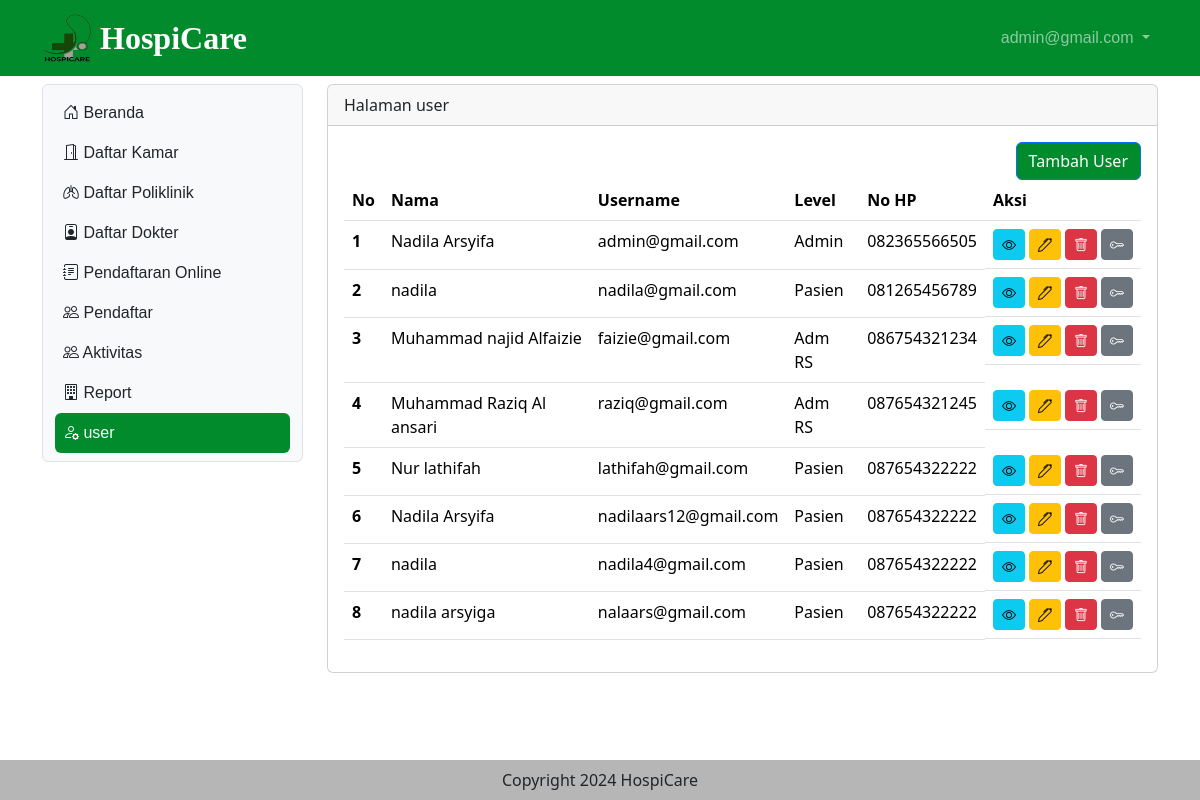
The page /projeck_baru_hospicare/user (signed in) on the database its author committed.
### tables this page shows
CREATE TABLE IF NOT EXISTS `tb_user` (
  `id` int NOT NULL AUTO_INCREMENT,
  `nama` varchar(200) DEFAULT NULL,
  `username` varchar(200) DEFAULT NULL,
  `password` varchar(200) DEFAULT NULL,
  `level` int DEFAULT NULL,
  `nohp` varchar(20) DEFAULT NULL,
  `alamat` varchar(100) DEFAULT NULL,
  `foto` varchar(50) DEFAULT NULL,
  PRIMARY KEY (`id`)
);

### projeck_baru_hospicare/user.php (the view, shortened to what this page needs)
<?php
include "proses/connect.php";
$query = mysqli_query($conn, "SELECT * FROM tb_user");
while ($record = mysqli_fetch_array($query)) {
    $result[] = $record;
}
?>
<div class="col-lg-9 mt-2">
    <div class="card">
        <div class="card-header">
            Halaman user
        </div>
        <div class="card-body w-100">
            <div class="row">
                <div class="col d-flex justify-content-end">
                    <button class="btn btn-primary" data-bs-toggle="modal" data-bs-target="#modaltambahuser" style="background-color: rgb(2, 139, 44)">Tambah User</button>
                </div>
            </div>
            <?php
            if (empty($result)) {
                echo "Data User tidak ada";
            } else {
            ?>
                <div class="table-responsive">
                    <table class="table table-hover">
                        <thead>
                            <tr>
                                <th scope="col">No</th>
                                <th scope="col">Nama</th>
                                <th scope="col">Username</th>
                                <th scope="col">Level</th>
                                <th scope="col">No HP</th>
                                <th scope="col">Aksi</th>
                            </tr>
                        </thead>
                        <tbody>
                            <?php
                            $no = 1;
                            foreach ($result as $row) {
                            ?>
                                <tr>
                                    <th scope="row"><?php echo $no++ ?></th>
                                    <td><?php echo $row['nama'] ?></td>
                                    <td><?php echo $row['username'] ?></td>
                                    <td><?php echo ($row['level'] == 1) ? 'Admin' : (($row['level'] == 2) ? 'Adm RS' : 'Pasien'); ?></td>
                                    <td><?php echo $row['nohp'] ?></td>
                                    <td class="d-flex">
                                        <button class="btn btn-info btn-sm me-1" data-bs-toggle="modal" data-bs-target="#modalview<?php echo $row['id'] ?>"><i class="bi bi-eye"></i></button>
                                        <button class="btn btn-warning btn-sm me-1" data-bs-toggle="modal" data-bs-target="#modaledit<?php echo $row['id'] ?>"><i class="bi bi-pen"></i></button>
                                        <button class="btn btn-danger btn-sm me-1" data-bs-toggle="modal" data-bs-target="#modaldelete<?php echo $row['id'] ?>"><i class=" bi bi-trash"></i></button>
                                        <button class="btn btn-secondary btn-sm" data-bs-toggle="modal" data-bs-target="#modalresetpassword<?php echo $row['id'] ?>"><i class=" bi bi-key"></i></button>
                                    </td>
                                </tr>
                            <?php
                            }
                            ?>
                        </tbody>
                    </table>
                </div>
            <?php } ?>

### projeck_baru_hospicare/header.php (shortened to what this page needs)
<?php
include "proses/connect.php";
$query = mysqli_query($conn, "SELECT * FROM tb_user WHERE username='$_SESSION[username_hospicare]'");
?>
<nav class="navbar navbar-expand navbar-dark  sticky-top " style="background-color: rgb(2, 139, 44)">
    <div class="container-lg">
        <a class="navbar-brand d-flex align-items-center" href=".">
            <img class="me-2" src="logo6.png" alt="" width="50" height="50">
            <span class=" display-7">HospiCare</span>
        </a>
        <div class="collapse navbar-collapse" id="navbarSupportedContent">
            <ul class="navbar-nav ms-auto mb-2 mb-lg-0">
                <li class="nav-item dropdown">
                    <a class="nav-link dropdown-toggle " href="#" role="button" data-bs-toggle="dropdown" aria-expanded="false">
                        <?php
                        echo $hasil['username'];
                        ?>
                    </a>
                </li>
            </ul>
        </div>
    </div>
</nav>

### projeck_baru_hospicare/style.css (style rules this page uses)
:root { --custom-background-color: rgb(2, 139, 44) !important; }
.navbar-brand { font-family: 'Times New Roman', Times, serif; font-weight: bold; font-size: 24pt; }
.nav-link { font-family: Arial, Helvetica, sans-serif; font-size: 12pt; }
.table { width: 100%; }

### rows shown on the page
tb_user: username "admin@gmail.com", nama "Nadila Arsyifa", level "Admin", nohp "082365566505"
tb_user: nama "nadila", username "nadila@gmail.com", level "Pasien", nohp "081265456789"
tb_user: nama "Muhammad najid Alfaizie", username "faizie@gmail.com", level "Adm RS", nohp "086754321234"
tb_user: nama "Muhammad Raziq Al ansari", username "raziq@gmail.com", level "Adm RS", nohp "087654321245"
tb_user: nama "Nur lathifah", username "lathifah@gmail.com", level "Pasien", nohp "087654322222"
tb_user: nama "Nadila Arsyifa", username "nadilaars12@gmail.com", level "Pasien", nohp "087654322222"
tb_user: nama "nadila", username "nadila4@gmail.com", level "Pasien", nohp "087654322222"
tb_user: nama "nadila arsyiga", username "nalaars@gmail.com", level "Pasien", nohp "087654322222"
